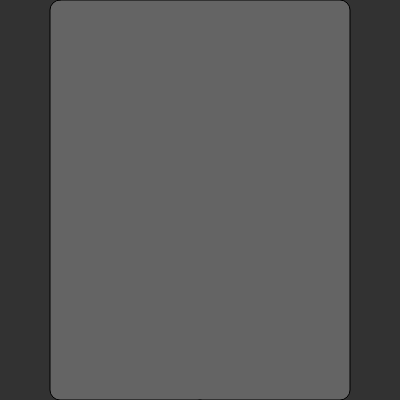
Frame 1 (no input)
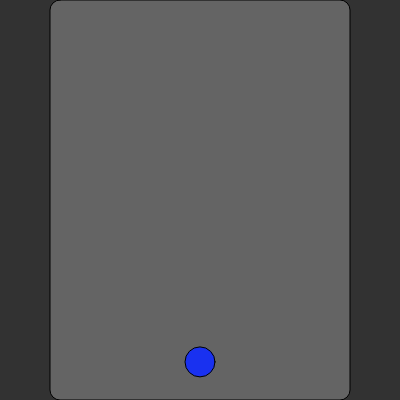
Frame 60 (no input)
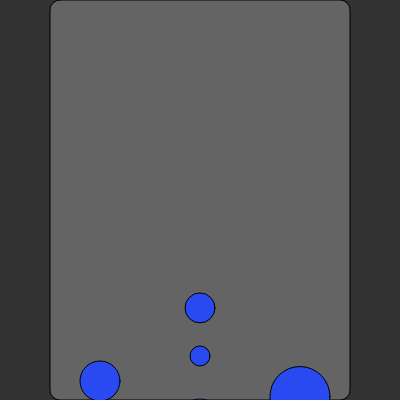
Frame 120 (the mouse pressed at the canvas centre since frame 60)

The p5.js sketch that drew these frames (run headless with seeded random() and noise() and a simulated clock; from frame 60 on, the mouse is pressed at the canvas centre):

// p5.js sketch
// ── sketch.js
var y=0;
var r=10;
var g=25.5;
var yd=0
var yx=0
function setup() {
  createCanvas(400, 400);
}

function draw() {
  background(50);
  
  push();
  rectMode(CENTER);
  fill(100);
  rect(width/2,height/2,300,400,10);
  pop();
  
  frameRate(60);
  var half_screen = width/2;
  var onefour_screen = width/4;
  var threefour_screen = width/4*3;
  
  let lwall = 65;
  let rwall = 335;
  let player = constrain(mouseX,lwall,rwall);
  
  r =(r+.25) %100;
  g =(g+.4) %256;
  
  ellipseMode(CENTER);
  fill(r,g,240);
  let firstBubble = ellipse(onefour_screen,height+100+y,40);
  let secondBubble = ellipse(half_screen,height+15+yx,30);
  let thirdBubble = ellipse(threefour_screen,height+175+yd,60);
  
  let topb = map(mouseX,65,335,65,335,true);
  ellipse(topb,height+75+y,20);
  
  let botb = map(mouseX,0,height,100,300);
  ellipse(botb,height+200+yd,45);
  
  y--;
  yd = yd-1.5;
  yx = yx-.90;
  
  let d = dist (topb,height+75+y,botb,height+200+yd);
  
  print ('smallest bubble is at', mouseX,mouseY);
  print ('distance between both movable bubbles is', d);
  
}
